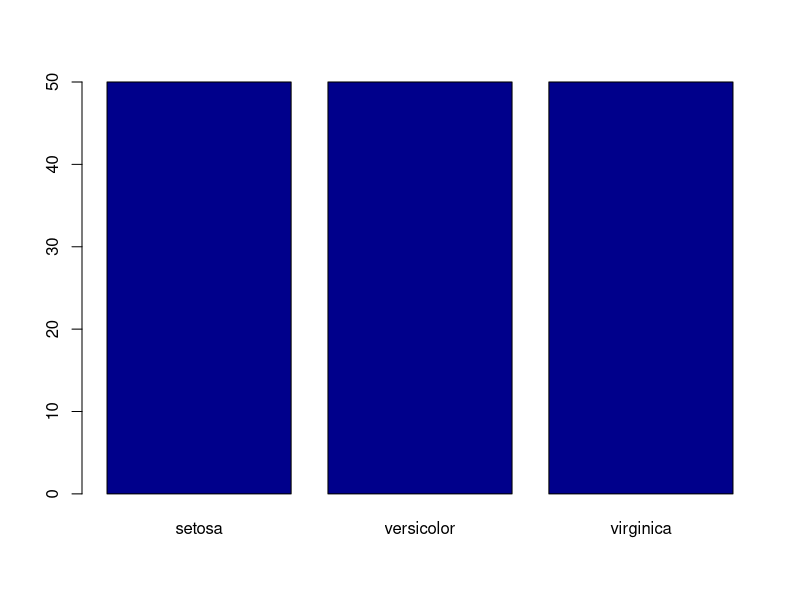
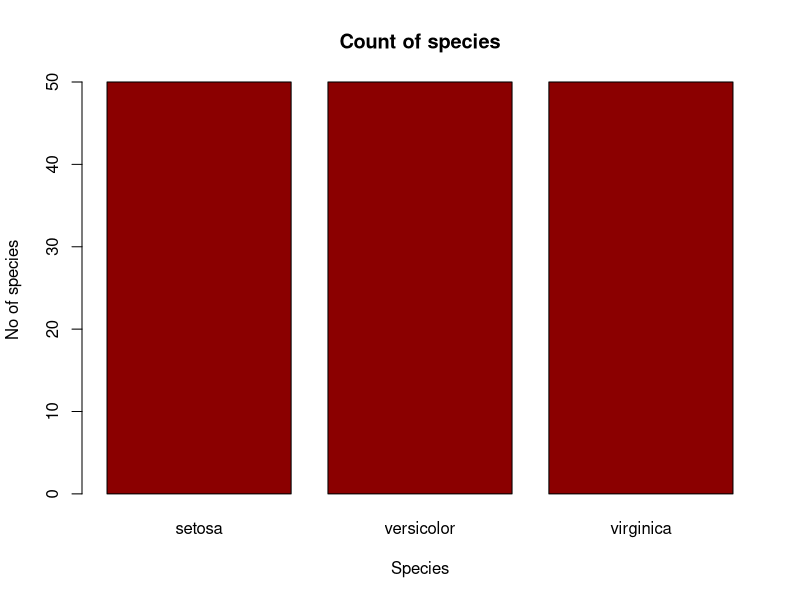
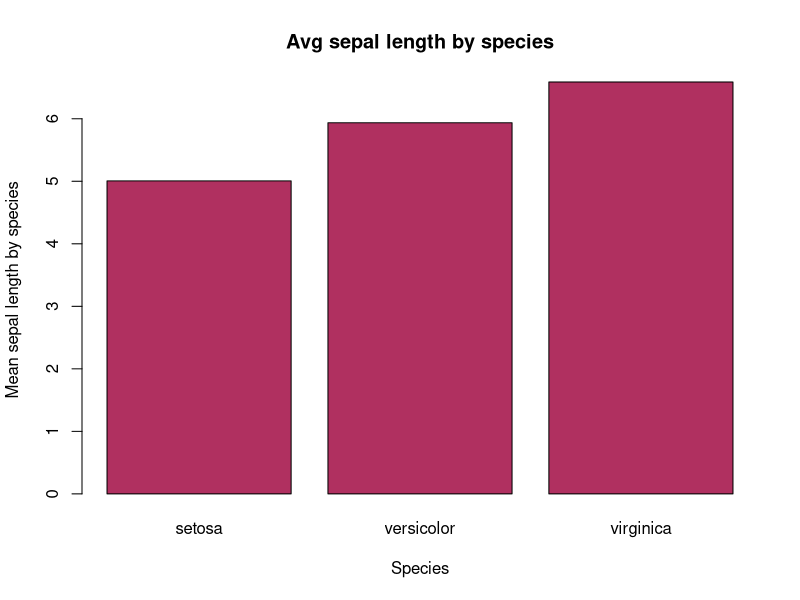
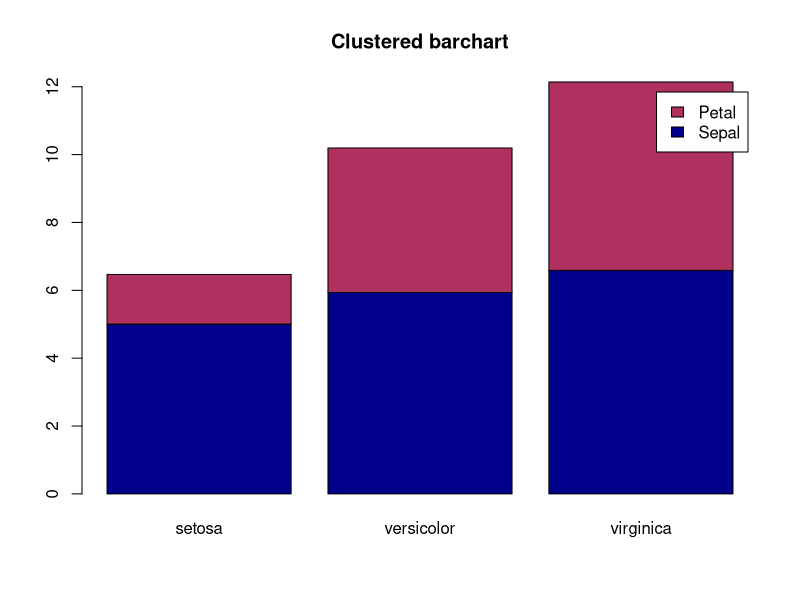
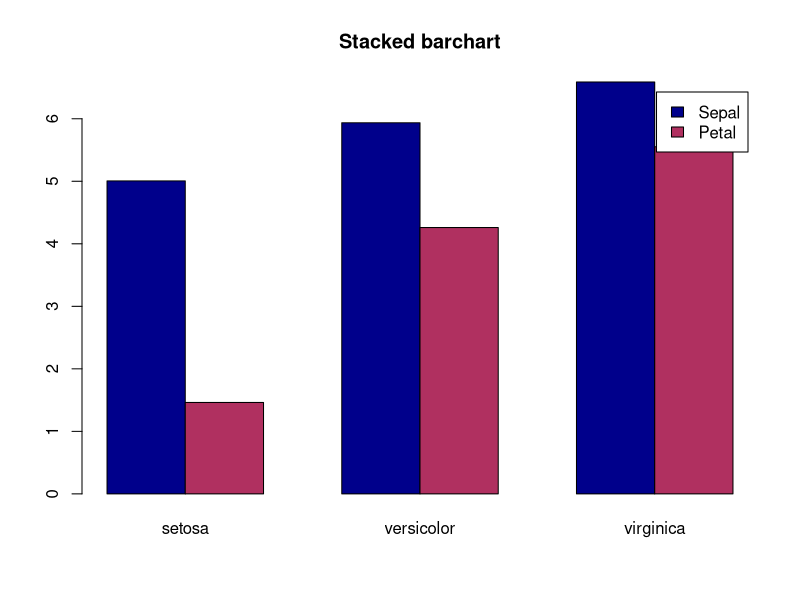

Write the R code that produced these figures, in order.
#Loading dataset
data(iris)

#Checking dataset
?iris
head(iris,5)
str(iris)
class(iris)

#Very basic bar chart
#count of eachspecies
#To view data in Species column
iris$Species
View(iris)

#Plotting bar chart
barplot(
  table(iris$Species),
  col = 'darkblue'
)

#Plotting labled barchart
barplot(
  table(iris$Species),
  main="Count of species",
  xlab = "Species",
  ylab = "No of species",
  col = 'darkred'
)

#
mean_sepal <- tapply(iris$Sepal.Length, iris$Species,mean)
mean_sepal
barplot(
  mean_sepal,
  main="Avg sepal length by species",
  xlab = "Species",
  ylab = "Mean sepal length by species",
  col = 'maroon'
)

#Grouped Bar chart(Compare sepal & petal length(mean))
group_means <- rbind(
  Sepal = tapply(iris$Sepal.Length, iris$Species,mean),
  Petal = tapply(iris$Petal.Length, iris$Species,mean)
)
group_means

#Clustered bar chart
barplot(
  group_means,
  beside = FALSE,
  col = c("darkblue","maroon"),
  legend.text = TRUE,
  main = "Clustered barchart"
)

barplot(
  group_means,
  beside = TRUE,
  col = c("darkblue","maroon"),
  legend.text = TRUE,
  main = "Stacked barchart"
)
